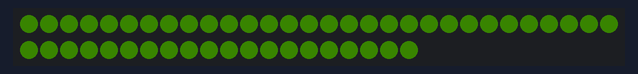
This sketch was run on a simulated Arduino Uno, built with avr-gcc and run on an emulated ATmega328P. Shown: 50 RGB LEDs in strip order, left to right, continuing on the next row. Dim RGB values are drawn brighter than linear; colours are those a GRB WS2812 strip shows for the declared byte order; what the sketch prints to the serial monitor is not drawn.

Above: at 0.97 s.
At 4.96 s:
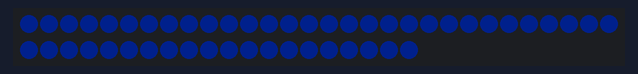
At 8.66 s:
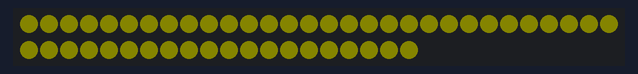
At 12.49 s:
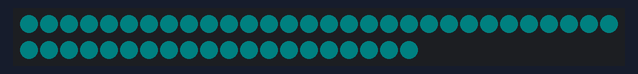
At 17.11 s:
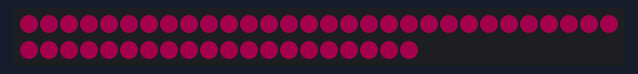
At 22.25 s:
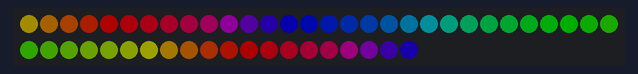

The sketch:

roomlighting.ino
```cpp
#include <FastLED.h>

// How many leds in your strip?
#define NUM_LEDS 50
#define BRIGHTNESS 200

// For led chips like Neopixels, which have a data line, ground, and power, you just
// need to define DATA_PIN.  For led chipsets that are SPI based (four wires - data, clock,
// ground, and power), like the LPD8806, define both DATA_PIN and CLOCK_PIN
#define DATA_PIN 6
//#define CLOCK_PIN 13
#define LED_TYPE WS2812
#define COLOR_ORDER RGB

// Define the array of leds
CRGB leds[NUM_LEDS];

void setup() {
  Serial.begin(57600);
  Serial.println("resetting");
  LEDS.addLeds<LED_TYPE,DATA_PIN,COLOR_ORDER>(leds, NUM_LEDS).setCorrection(Typical8mmPixel); //Typical8mmPixel or TypicalPixelString
  LEDS.setBrightness(BRIGHTNESS);
}

// List of patterns to cycle through.  Each is defined as a separate function below.
typedef void (*SimplePatternList[])();
SimplePatternList gPatterns = { breathEffect, rainbow, cylon};
uint8_t gCurrentPatternNumber = 0; // Index number of which pattern is current
uint8_t gHue = 0; // rotating "base color" used by many of the patterns

void loop() {
  /* uint8_t hue = 0;
     cylon();
     delay(1000);
     rainbow();
     delay(1000);
  //hue++;
   */
  // Call the current pattern function once, updating the 'leds' array
  gPatterns[gCurrentPatternNumber]();
  //gPatterns[2]();
  Serial.print("Current Pattern number is: ");
  Serial.print(gCurrentPatternNumber);
  Serial.print("\t Current gHue is: ");
  Serial.println(gHue);

  // send the 'leds' array out to the actual LED strip
 // FastLED.show();
  // insert a delay to keep the framerate modest
  FastLED.delay(1000/120);

  // do some periodic updates
  EVERY_N_MILLISECONDS( 20 ) { gHue++; } // slowly cycle the "base color" through the rainbow
  EVERY_N_SECONDS( 20 ) { nextPattern(); } // change patterns periodically


}

#define ARRAY_SIZE(A) (sizeof(A) / sizeof((A)[0]))

void nextPattern(){
  // add one to the current pattern number, and wrap around at the end
  gCurrentPatternNumber = (gCurrentPatternNumber + 1) % ARRAY_SIZE( gPatterns);
}

void fadeall(){
  for(int i = 0; i < NUM_LEDS; i++){
    leds[i].nscale8(250);
  }
}


void cylon(){
  LEDS.setBrightness(BRIGHTNESS/2);
  static uint8_t hue = 0;
  Serial.print(hue);
  // First slide the led in one direction
  for(int i = 0; i < NUM_LEDS; i++) {
    leds[i] = CHSV(hue++, 255, BRIGHTNESS);
    FastLED.show();
    fadeall();
    delay(12);
  }
  //Serial.print("x");

  // Now go in the other direction.
  for(int i = (NUM_LEDS)-1; i >= 0; i--) {
    leds[i] = CHSV(hue++, 255, BRIGHTNESS);
    FastLED.show();
    fadeall();
    delay(12);
  }
  //Serial.println("x");
}

void rainbow()
{
  // FastLED's built-in rainbow generator
  fill_rainbow( leds, NUM_LEDS, gHue, 7);
  LEDS.setBrightness(BRIGHTNESS/4);
  //FastLED.show();
}


void breathEffect(){
  LEDS.setBrightness(BRIGHTNESS/2);
  int a = millis();
  byte b = triwave8(a/15);
  byte breath = ease8InOutApprox(b);
  breath = map(breath, 0, 255, 10, BRIGHTNESS);
  fill_solid(leds, NUM_LEDS, CHSV(gHue, 255, breath));
  //Serial.println(breath);
  //adjust_gamma();
}


void adjust_gamma()
{
  for (uint16_t i = 0; i < NUM_LEDS; i++)
  {
    leds[i].r = dim8_video(leds[i].r);
    leds[i].g = dim8_video(leds[i].g);
    leds[i].b = dim8_video(leds[i].b);
  }
}

void blink(){
  fill_solid(leds, NUM_LEDS, CHSV(gHue, 255, BRIGHTNESS));
  FastLED.show();
  delay(300);
  fill_solid(leds, NUM_LEDS, CHSV(gHue, 0, 50));
  FastLED.show();
  delay(300);
}
```
